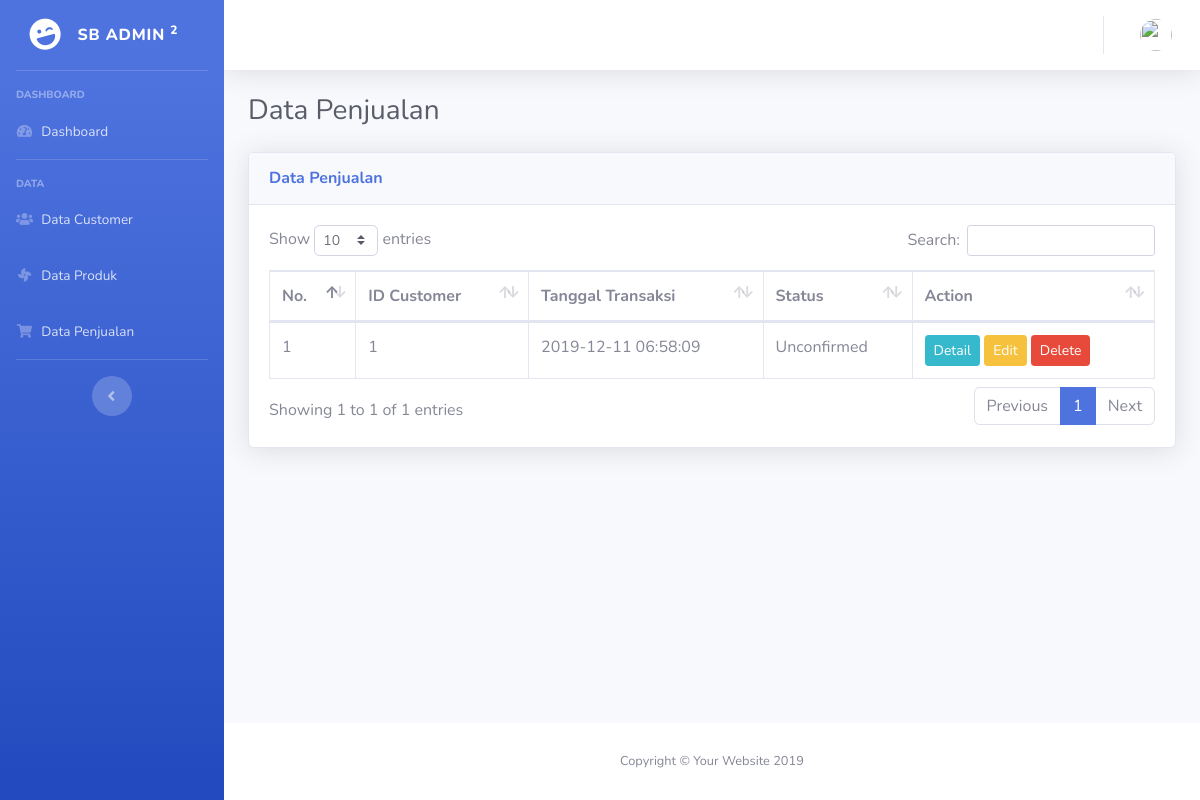
Page /index.php/admin/penjualan on the committed database.
### tables this page shows
CREATE TABLE `order` (
  `id` int(11) NOT NULL,
  `id_customer` int(11) NOT NULL,
  `date` datetime NOT NULL,
  `due_date` datetime NOT NULL,
  `status` varchar(128) NOT NULL
);

### application/controllers/admin/Penjualan.php (called while the page is built, shortened)
<?php
    class Penjualan extends CI_Controller {
        public function __construct()
        {
            $this->load->model('M_Penjualan');
            $this->load->model('M_Dashboard');
        }
        public function index()
        {
            $data['title'] = 'Data Penjualan';
            $data['admin'] = $this->M_Dashboard->getUserData();
            $data['penjualan'] = $this->M_Penjualan->getAllData();
            $data['sidebar'] = $this->load->view('templates/admin_sidebar', null, true);
            $data['topbar'] = $this->load->view('templates/admin_topbar', $data, true);
            $this->load->view('templates/admin_header', $data);
            $this->load->view('penjualan/index', $data);
            $this->load->view('templates/admin_footer');
        }
    }
?>

### index.php (called while the page is built, shortened)
<?php
require_once BASEPATH.'core/CodeIgniter.php';

### application/models/M_Penjualan.php (called while the page is built, shortened)
<?php
    class M_Penjualan extends CI_Model {
        public function getAllData()
        {
            return $this->db->get('order')->result_array();
        }
    }
?>

### application/views/penjualan/index.php (the view, shortened to what this page needs)
<div id="wrapper">
	<?= $sidebar; ?>
	<div id="content-wrapper" class="d-flex flex-column">
		<div id="content">
			<?= $topbar; ?>
			<div class="container-fluid">
				<h1 class="h3 mb-4 text-gray-800"><?= $title; ?></h1>
				<div class="card shadow mb-4">
					<div class="card-header py-3">
						<h6 class="m-0 font-weight-bold text-primary">Data Penjualan</h6>
					</div>
					<div class="card-body">
						<div class="table-responsive">
							<table class="table table-bordered table-hover" id="penjualanTable" width="100%"
								cellspacing="0">
								<thead>
									<tr>
										<th>No.</th>
										<th>ID Customer</th>
										<th>Tanggal Transaksi</th>
										<th>Status</th>
										<th>Action</th>
									</tr>
								</thead>
								<tbody>
									<?php $i = 0;
									foreach ($penjualan as $p) : ?>
									<tr>
										<td><?= ++$i; ?></td>
										<td><?= $p['id_customer']; ?></td>
										<td><?= $p['date']; ?></td>
										<td><?= $p['status']; ?></td>
										<td>
											<a href="#" class="btn btn-sm btn-info">Detail</a>
											<a href="#" class="btn btn-sm btn-warning">Edit</a>
											<a href="#" class="btn btn-sm btn-danger">Delete</a>
										</td>
									</tr>
									<?php endforeach; ?>
								</tbody>
							</table>
						</div>
					</div>
				</div>
			</div>
		</div>
		<footer class="sticky-footer bg-white">
			<div class="container my-auto">
				<div class="copyright text-center my-auto">
					<span>Copyright &copy; Your Website 2019</span>
				</div>
			</div>
		</footer>
	</div>
</div>

### rows in the picture
order: id_customer "1", date "2019-12-11 06:58:09", status "Unconfirmed"

### other values in the picture
$title "Data Penjualan"
